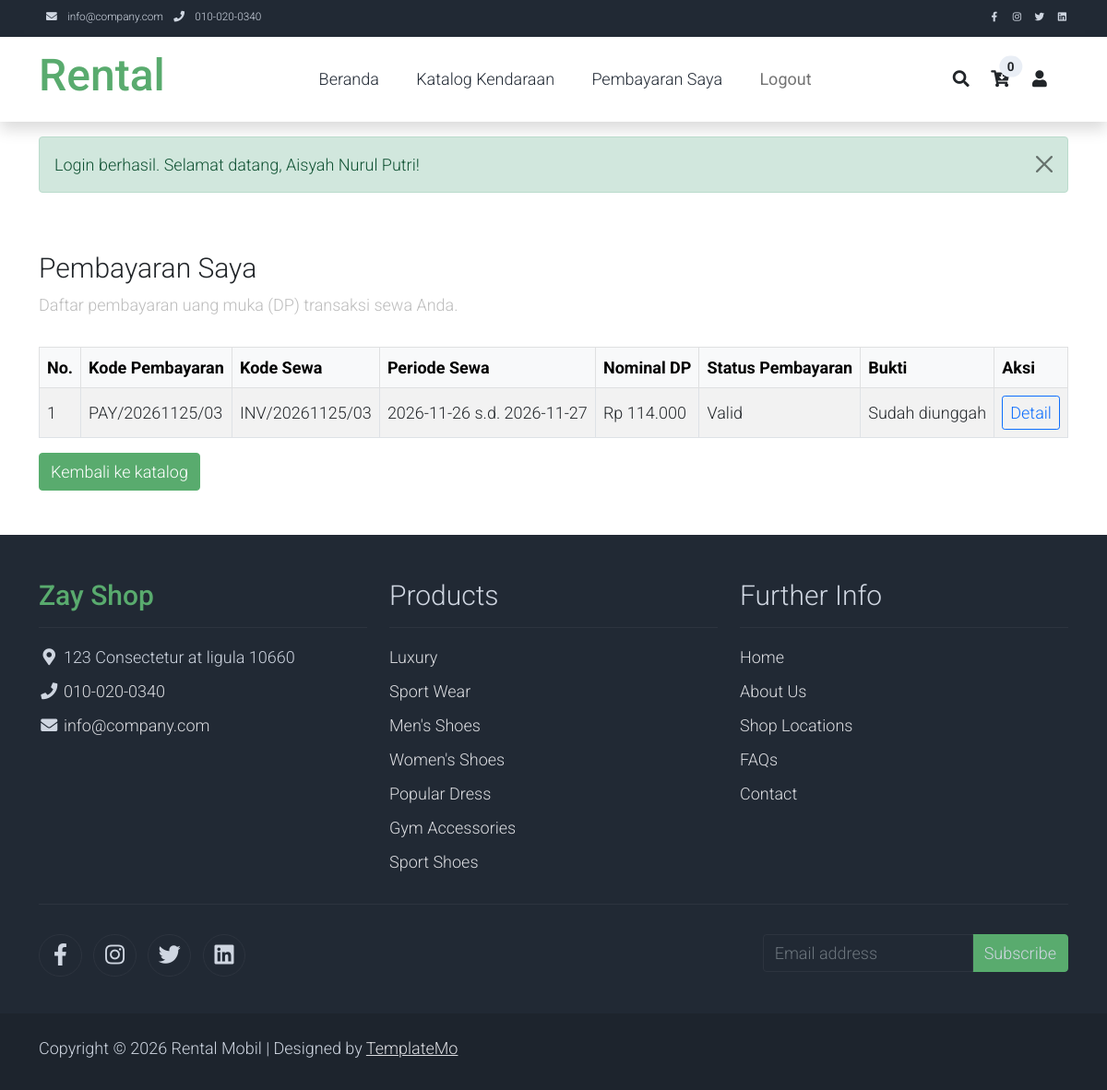
The app's page /pembayaran (signed in) with its own data.
### tables this page shows
CREATE TABLE `t_bayar` (
  `kode_bayar` varchar(15) NOT NULL,
  `tgl_wkt_byr` datetime NOT NULL,
  `ft_byr` varchar(100) DEFAULT NULL,
  `mtode_byr` enum('tunai','transfer') NOT NULL,
  `jns_byr` enum('dp','pelunasan') DEFAULT NULL,
  `nominal` mediumint NOT NULL,
  `sttus_byr` enum('pending','valid','invalid') NOT NULL,
  `tgl_wkt_ver` datetime DEFAULT NULL,
  `kode_sewa` varchar(15) NOT NULL
);

CREATE TABLE `t_sewa` (
  `kode_sewa` varchar(15) NOT NULL,
  `tgl_mulai` date NOT NULL,
  `tgl_selesai` date NOT NULL,
  `wkt_ambil` time NOT NULL,
  `status_sewa` enum('diajukan','disetujui','ditolak','aktif','selesai','batal','keranjang','lunas') DEFAULT 'keranjang',
  `user_plg` varchar(15) NOT NULL
);

### application/controllers/Pembayaran_controller.php (called while the page is built, shortened)
<?php
require_once APPPATH . 'models/Pembayaran_model.php';
class Pembayaran_controller extends Controller
{
  private Pembayaran_model $pembayaranModel;
  private Transaksi_model $transaksiModel;
  public function __construct()
  {
    $this->pembayaranModel = new Pembayaran_model();
    $this->transaksiModel = new Transaksi_model();
  }
  public function index(): void
  {
    $userPlg = $this->wajibLoginPenyewa();
    try {
      $daftarPembayaran = $this->pembayaranModel
        ->getDaftarPembayaranPenyewa($userPlg);
      $flash = $_SESSION['flash_pembayaran'] ?? null;
      $jumlahKeranjang = $this->transaksiModel
        ->getJumlahMobilKeranjang($userPlg);
      $this->view('penyewa/pembayaran', [
        'daftarPembayaran' => $daftarPembayaran,
        'flash' => $flash,
        'jumlahKeranjang' => $jumlahKeranjang
      ]);
    } catch (Throwable $e) {
      error_log(
        'Daftar pembayaran penyewa gagal ditampilkan: '
          . $e->getMessage()
      );
      http_response_code(500);
      exit('Daftar pembayaran belum dapat ditampilkan. '
        . 'Silakan coba kembali.');
    }
  }
  private function wajibLoginPenyewa(): string
  {
    $userPlg = trim(
      (string) ($_SESSION['penyewa_user_plg'] ?? '')
    );
    return $userPlg;
  }
}

### index.php (called while the page is built, shortened)
<?php
require_once APPPATH . 'config/config.php';
require_once APPPATH . 'helpers/url_helper.php';
require APPPATH . 'config/routes.php';
$uri = $_GET['route'] ?? ($_SERVER['PATH_INFO'] ?? '');
$router = new Router($route);
$router->dispatch($uri);

### application/models/Pembayaran_model.php (called while the page is built, shortened)
<?php
class Pembayaran_model
{
  private mysqli $db;
  public function __construct()
  {
    global $db;
    $this->db = $db;
  }
  public function getDaftarPembayaranPenyewa(string $userPlg): array
  {
    $stmt = $this->db->prepare(
      "SELECT
        b.kode_bayar,
        b.tgl_wkt_byr,
        b.ft_byr,
        b.mtode_byr,
        b.jns_byr,
        b.nominal,
        b.sttus_byr,
        b.tgl_wkt_ver,
        b.kode_sewa,
        s.tgl_mulai,
        s.tgl_selesai,
        s.status_sewa
      FROM t_bayar b
      INNER JOIN t_sewa s
        ON s.kode_sewa = b.kode_sewa
      WHERE s.user_plg = ?
        AND b.jns_byr = 'dp'
      ORDER BY b.tgl_wkt_byr DESC, b.kode_bayar DESC"
    );
    $stmt->bind_param('s', $userPlg);
    if (!$stmt->execute()) {
      $stmt->close();
      throw new RuntimeException(
        'Daftar pembayaran penyewa gagal diambil.'
      );
    }
    $daftar = $stmt->get_result()->fetch_all(MYSQLI_ASSOC);
    return $daftar;
  }
}

### application/config/config.php (called while the page is built)
<?php
$config = [];
$config['base_url'] = 'http://localhost/dpwl-0344300002/';
$config['index_page'] = '';

### application/helpers/url_helper.php (called while the page is built, shortened)
<?php
function site_url(string $uri = ''): string
{
  global $config;
  $base = rtrim($config['base_url'], '/');
  $indexPage = trim($config['index_page'], '/');
  $path = $indexPage === '' ? '' : '/' . $indexPage;
  $url = $base . $path;
  return $uri === '' ? $url : $url . '/' . ltrim($uri, '/');
}

### application/views/penyewa/pembayaran.php (the view, shortened to what this page needs)
<?php
require APPPATH . 'views/katalog/header.php';
require APPPATH . 'views/katalog/navbar.php';
$daftarPembayaran = $daftarPembayaran ?? [];
$e = static fn($value): string => htmlspecialchars((string) $value, ENT_QUOTES, 'UTF-8');
?>
<section class="container py-5">
  <div class="row mb-3">
    <div class="col">
      <h1 class="h2">Pembayaran Saya</h1>
      <p class="text-muted">Daftar pembayaran uang muka (DP) transaksi sewa Anda.</p>
    </div>
  </div>
  <div class="table-responsive">
    <table class="table table-bordered table-striped align-middle">
      <thead class="table-light">
        <tr>
          <th>No.</th><th>Kode Pembayaran</th><th>Kode Sewa</th>
          <th>Periode Sewa</th><th>Nominal DP</th><th>Status Pembayaran</th><th>Bukti</th><th>Aksi</th>
        </tr>
      </thead>
      <tbody>
      <?php if (!$daftarPembayaran): ?>
        <tr><td colspan="8" class="text-center">Belum ada data pembayaran DP.</td></tr>
      <?php else: ?>
        <?php foreach ($daftarPembayaran as $i => $item): ?>
          <?php
          $status = (string) ($item['sttus_byr'] ?? '');
          $label = ['pending' => 'Menunggu verifikasi', 'valid' => 'Valid', 'invalid' => 'Ditolak'][$status] ?? $status;
          ?>
          <tr>
            <td><?= (int) $i + 1 ?></td>
            <td><?= $e($item['kode_bayar'] ?? '') ?></td>
            <td><?= $e($item['kode_sewa'] ?? '') ?></td>
            <td><?= $e($item['tgl_mulai'] ?? '') ?> s.d. <?= $e($item['tgl_selesai'] ?? '') ?></td>
            <td>Rp <?= number_format((int) ($item['nominal'] ?? 0), 0, ',', '.') ?></td>
            <td><?= $e($label) ?></td>
            <td><?= !empty($item['ft_byr']) ? 'Sudah diunggah' : 'Belum diunggah' ?></td>
            <td>
              <a class="btn btn-sm btn-outline-primary"
                 href="<?= $e(site_url('pembayaran/detail/' . str_replace('/', '~', (string) $item['kode_bayar']))) ?>">Detail</a>
            </td>
          </tr>
        <?php endforeach; ?>
      <?php endif; ?>
      </tbody>
    </table>
  </div>
  <a class="btn btn-success" href="<?= $e(site_url('katalog')) ?>">Kembali ke katalog</a>
</section>
<?php require APPPATH . 'views/katalog/footer.php'; ?>

### assets/zay/css/templatemo.css (style rules this page uses)
body, ul, li, p, a, label, input, div { font-family: 'Roboto', sans-serif; font-size: 18px !important; font-weight: 300 !important; }
.h2 { font-family: 'Roboto', sans-serif; font-size: 30px !important; font-weight: 300; }
.text-muted { color: #bcbcbc !important; }
.btn-success { background-color: #59ab6e !important; border-color: #56ae6c !important; }

### records on screen
t_bayar: i "1", kode_bayar "PAY/20261125/03", kode_sewa "INV/20261125/03", kode_sewa.tgl_mulai "2026-11-26", kode_sewa.tgl_selesai "2026-11-27", nominal "114.000", sttus_byr "Valid", shows "Sudah diunggah"

### other values on screen
$jumlahKeranjang "0"
$e($pesanFlash) "Login berhasil. Selamat datang, Aisyah Nurul Putri!"
